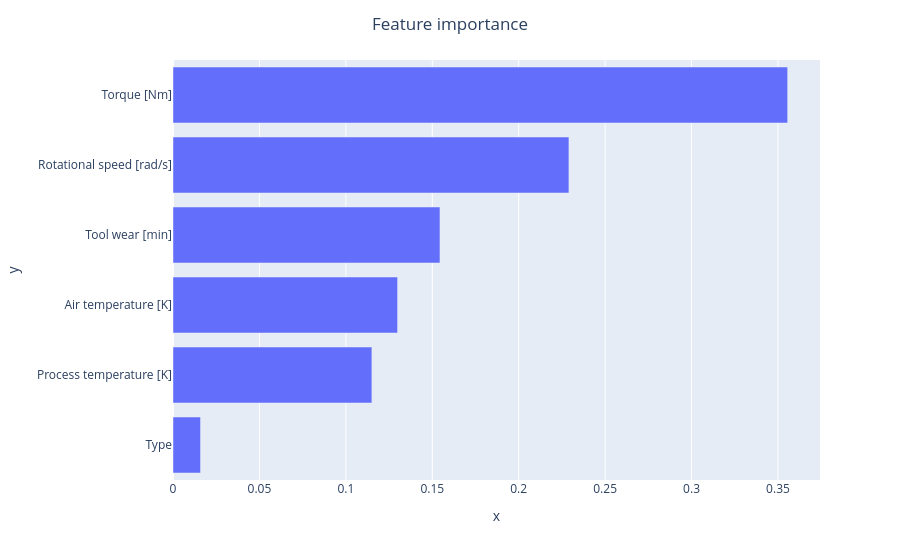

Source (notebook cell):
### Code cell
import plotly.express as px

fig = px.bar(
    x = rf_importance['importance'],
    y = rf_importance['feature']
)

fig.update_layout(
    title = dict(
        text = 'Feature importance',
        x = 0.5
    )
)

print('Visual way to see the feature importance, in order')
fig.show()

### Figure 1 — Plotly figure (JSON) as saved in the notebook; plotly's stock layout.template omitted (floating-point values rounded to 4 significant figures)
{"data": [{"hovertemplate": "x=%{x}<br>y=%{y}<extra></extra>", "legendgroup": "", "marker": {"color": "#636efa", "pattern": {"shape": ""}}, "name": "", "orientation": "h", "showlegend": false, "textposition": "auto", "type": "bar", "x": [0.01593, 0.1151, 0.1299, 0.1544, 0.2291, 0.3556], "xaxis": "x", "y": ["Type", "Process temperature [K]", "Air temperature [K]", "Tool wear [min]", "Rotational speed [rad/s]", "Torque [Nm]"], "yaxis": "y"}], "layout": {"barmode": "relative", "legend": {"tracegroupgap": 0}, "margin": {"t": 60}, "title": {"text": "Feature importance", "x": 0.5}, "xaxis": {"anchor": "y", "domain": [0, 1], "title": {"text": "x"}}, "yaxis": {"anchor": "x", "domain": [0, 1], "title": {"text": "y"}}}}
